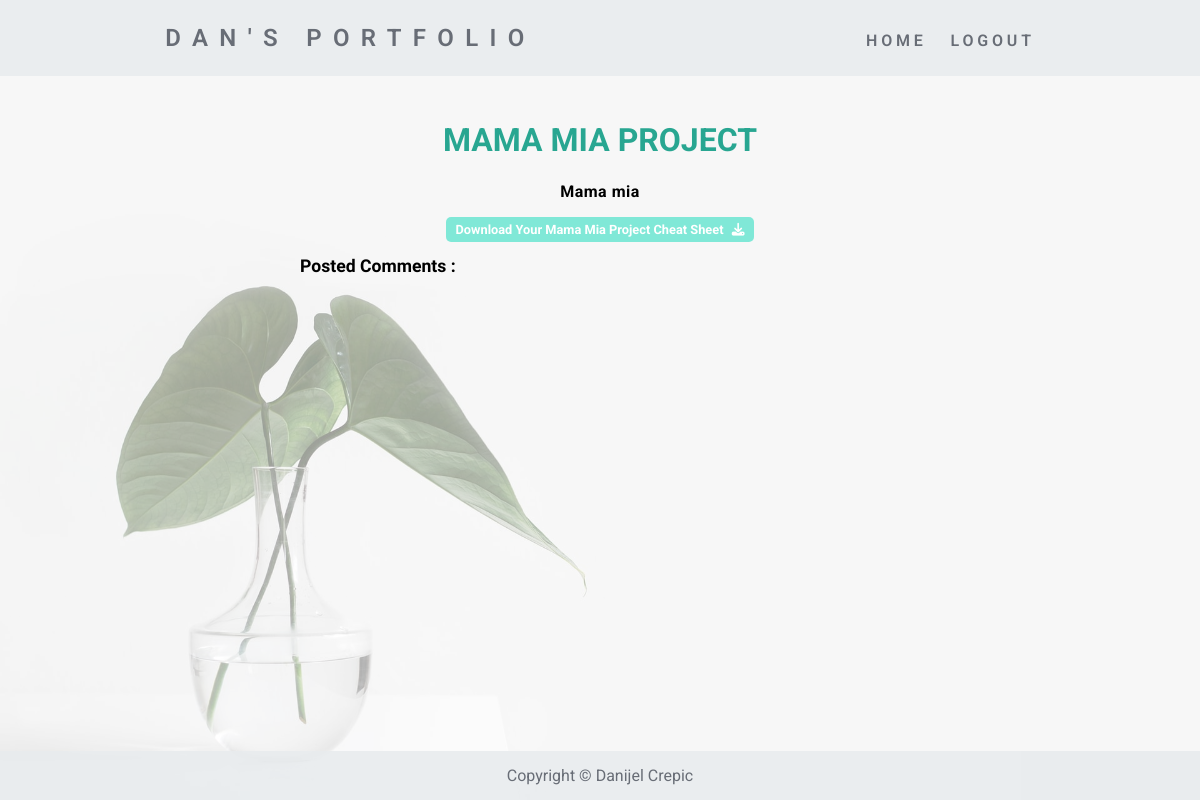
Screenshot of /show-post?post_id=7 (signed in) with the database file from the repository.
### main.py (models this page shows)
class Posts(db.Model):
    __tablename__ = "posted_blogs"
    id = db.Column(db.Integer, primary_key=True)
    post_title = db.Column(db.String(250), nullable=False)
    post_body = db.Column(db.String(5000), nullable=False)
    date = db.Column(db.String(250), nullable=False)
    author_id = db.Column(db.Integer, db.ForeignKey("users.id"))
    author = relationship("Users", back_populates="posts")
    comments = relationship("Comments", back_populates="post")

### main.py (the view, shortened to what this page needs)
@app.route('/show-post', methods=["GET", "POST"])
@login_required
def show_post():
    post_to_display = Posts.query.get(request.args.get("post_id"))
    comments = Comments.query.all()
    comments_to_display = [comment for comment in comments if comment.posted_blog_id == post_to_display.id]
    return render_template("show-post.html", post=post_to_display, comments=comments_to_display, current_user=current_user)

### main.py (called while the page is built)
@login_manager.user_loader
def load_user(user_id):
    return Users.query.get(int(user_id))

### templates/show-post.html (shortened to what this page needs)
{% extends "base.html" %}
{% block content %}
<div class="container container-post">
    <div class="posts-container">
        <h1>{{ post.post_title }}</h1>
        <p class="post-content">
            {{ post.post_body|safe }}
        </p>
        {% if post.id != 5 %}
        <a href="{{ url_for('download', file_title=post.post_title) }}" target="_blank" class="email-content">
            Download Your {{ post.post_title }} Cheat Sheet <i class="fas fa-download"></i>
        </a>
        {% endif %}
        <p class="posted-comments-title">Posted Comments :</p>
    </div>
</div>
{% endblock %}

### static/styles.css (style rules this page uses)
* { box-sizing: border-box; }
body { font-family: 'Roboto', sans-serif; margin: 0; }
a { text-decoration: none; }
a, button { cursor: pointer; }
i { padding-left: 5px; }
.posts-container h1, .posts-container h1 a { color: #28a691; font-weight: bold; }
.posts-container h1 { text-transform: uppercase; }
.container { position: relative; width: 100%; height: 100vh; display: flex; justify-content: center; align-items: center; background-color: rgba(232, 235, 238, 0); color: black; font-weight: bold; font-size: medium; text-align: center; }
.container.container-post { height: 100%; }
.posts-container { position: relative; width: 50%; margin: 100px auto 100px auto; }
.post-content { text-align: center; letter-spacing: 0.5px; line-height: 1.4; }
.posted-comments-title { text-align: left; font-family: 'Indie Flower', cursive; font-size: 1.1rem; margin-bottom: 5px; }
.comment-text, .email-content { text-align: left; background-color: rgba(50, 224, 196, 0.6); color: #fff; font-size: 0.8rem; padding-left: 10px; padding-right: 10px; padding-top: 5px; padding-bottom: 5px; border-radius: 5px; margin-bottom: 5px; margin-top: 5px; }

### rows the page displays
Posts: post_title "MAMA MIA PROJECT", post_body "Mama mia", post_title "Mama Mia Project"
